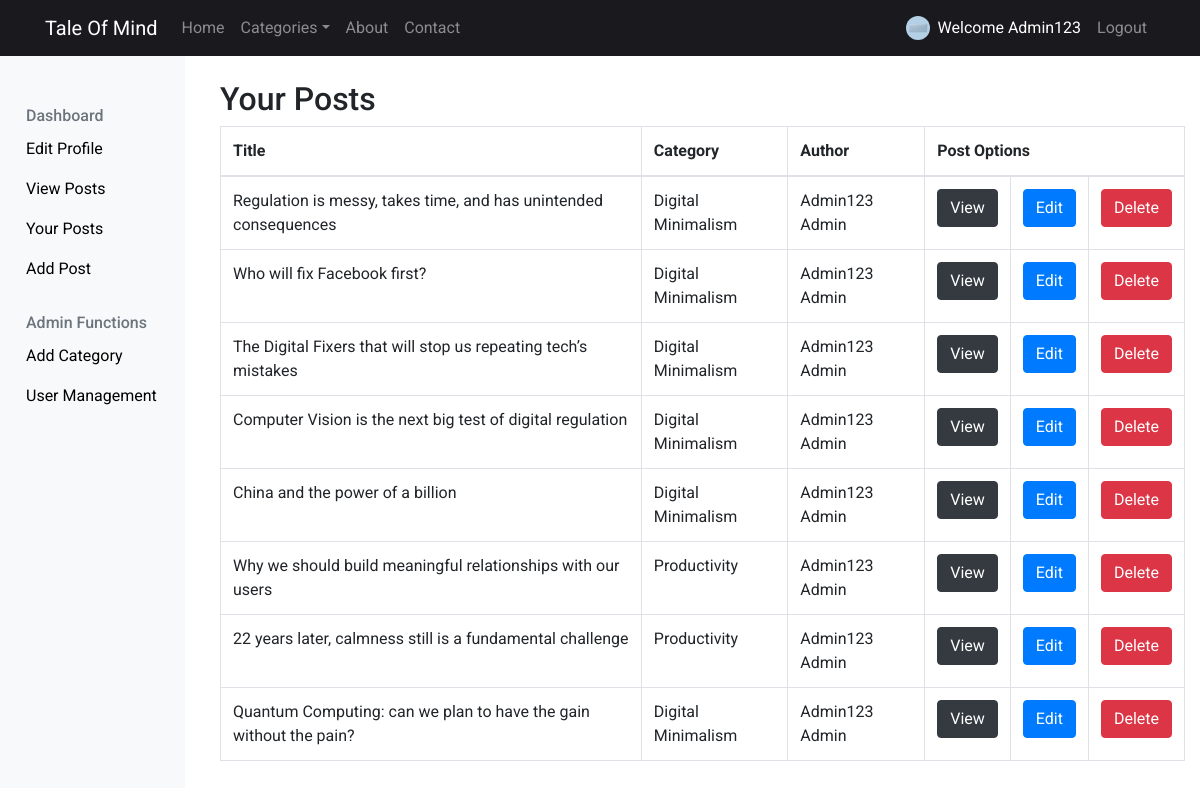
Page /src/dashboard/allUserPosts (signed in) on the committed database.
### tables this page shows
CREATE TABLE `posts` (
  `id` int(11) NOT NULL,
  `header` varchar(180) NOT NULL,
  `content` text NOT NULL,
  `timestamp` timestamp NOT NULL DEFAULT CURRENT_TIMESTAMP,
  `user_id` int(11) NOT NULL,
  `file_id` int(11) NOT NULL,
  `category_id` int(11) NOT NULL
);

CREATE TABLE `category` (
  `id` int(11) NOT NULL,
  `category_name` varchar(125) NOT NULL
);

CREATE TABLE `user` (
  `id` int(11) NOT NULL,
  `firstname` varchar(32) NOT NULL,
  `lastname` varchar(32) NOT NULL,
  `email` varchar(32) NOT NULL,
  `password` varchar(255) NOT NULL,
  `login_attempts` int(11) NOT NULL,
  `permission_id` tinyint(1) NOT NULL DEFAULT '2',
  `file_id` int(11) DEFAULT NULL
);

### src/controller/Dashboard.php (called while the page is built, shortened)
<?php
    class Dashboard extends Controller {
        public function view() {
            if(!(Session::get('user'))) {
                Header("Location: " . URL . "home");
            } else {
                $posts = $this->model->getPosts();
                $this->view->posts = $posts;
                $this->view->render('dashboard/view');
            }
        }
        public function allUserPosts() {
            $allPosts = $this->model->getPostsByEmail();
            $this->view->allPosts = $allPosts;
            $this->view->render('dashboard/allUserPosts');
        }
    }

### src/index.php (called while the page is built, shortened)
<?php
include 'lib/Message.php';
include 'lib/Database.php';
include 'lib/Session.php';
include 'lib/Model.php';
include 'lib/Controller.php';
$app = new Application();

### src/lib/Model.php (called while the page is built, shortened)
<?php
class Model {
    function __construct() {
        $this->db = new Database();
    }
}

### src/lib/Database.php (called while the page is built, shortened)
<?php
class Database extends PDO {
    public function __construct() {
        try {
            $dsn = DB_TYPE . ':host=' . DB_HOST . ';port=' . DB_PORT . ';dbname=' . DB_NAME;
            $username = DB_USER;
            $passwd = DB_PASS;
        }
        catch(PDOException $e) {
            echo "Connection failed: " . $e->getMessage();
        }
    }
}

### src/model/Dashboard_Model.php (called while the page is built, shortened)
<?php
    class Dashboard_Model extends Model {
        public function getPostsByEmail() {
            $sql = 'SELECT user.firstname, user.lastname, file.image, file.thumb, category.category_name, posts.*
                    FROM user
                    JOIN posts
                    ON user.id = posts.user_id
                    JOIN file
                    ON file.id = posts.file_id
                    JOIN category
                    ON category.id = posts.category_id
                    WHERE user.email = :email';
            $obj = $this->db->prepare($sql);
            $obj->execute(array(
                ":email" => Session::get('user')['email']
            ));
            if ($obj->rowCount() > 0) {
                $data = $obj->fetchAll(PDO::FETCH_OBJ);
                return $data;
            }
            return false;
        }
    }

### src/lib/Controller.php (called while the page is built, shortened)
<?php
class Controller {
    public function loadModel() {
        $model_name = get_class($this) . '_Model';
        $model_file = 'model/' . $model_name . '.php';
        if (file_exists($model_file)) {
            $this->model = new $model_name;
        }
    }
}

### src/lib/Session.php (called while the page is built, shortened)
<?php
class Session {
    static public function get($key) {
        if (isset($_SESSION[$key]))
            return $_SESSION[$key];
    }
}

### src/view/dashboard/allUserPosts.php (the view)
<?php include 'partial/sidebar.php'; ?>
    <div class="col">
        <div class="container">
            <h2>Your Posts</h2>
            <div class="table-responsive">
                <table class="table table-bordered" id="dataTable" width="100%" cellspacing="0">
                    <thead>
                        <tr>
                            <th>Title</th>
                            <th>Category</th>
                            <th>Author</th>
                            <th colspan="3">Post Options</th>
                        </tr>
                    </thead>
                    <tbody>
                    <?php if(empty($this->allPosts)): ?>
                        <p>No post submitted yet</p>
                    <?php else : ?>
                        <?php foreach($this->allPosts as $post) : ?>
                            <tr>
                                <td><?= $post->header ?></td>
                                <td><?= $post->category_name ?></td>
                                <td><?= $post->firstname . ' ' . $post->lastname?></td>
                                <td><a href="<?= URL; ?>dashboard/view/<?= $post->id; ?>" class="btn btn-dark">View</a></td>
                                <td><a href="<?= URL; ?>dashboard/edit/<?= $post->id; ?>" class="btn btn-primary">Edit</a></td>
                                <td><a href="<?= URL; ?>dashboard/delete/<?= $post->id; ?>" class="btn btn-danger">Delete</a></td>
                            </tr>
                        <?php endforeach; ?>
                    <?php endif; ?>
                    </tbody>
                </table>
            </div>
        </div>
    </div>

### src/public/css/main.css (style rules this page uses)
body { padding-top: 5rem; font-family: 'roboto', sans-serif; }
a { color: black; }
td .btn { width: 100%; }

### rows in the picture
posts: header "Regulation is messy, takes time, and has unintended consequences", category.category_name "Digital Minimalism", user.firstname "Admin123", user.lastname "Admin"
posts: header "Who will fix Facebook first?", category.category_name "Digital Minimalism", user.firstname "Admin123", user.lastname "Admin"
posts: header "The Digital Fixers that will stop us repeating tech’s mistakes", category.category_name "Digital Minimalism", user.firstname "Admin123", user.lastname "Admin"
posts: header "Computer Vision is the next big test of digital regulation", category.category_name "Digital Minimalism", user.firstname "Admin123", user.lastname "Admin"
posts: header "China and the power of a billion", category.category_name "Digital Minimalism", user.firstname "Admin123", user.lastname "Admin"
posts: header "Why we should build meaningful relationships with our users", category.category_name "Productivity", user.firstname "Admin123", user.lastname "Admin"
posts: header "22 years later, calmness still is a fundamental challenge", category.category_name "Productivity", user.firstname "Admin123", user.lastname "Admin"
posts: header "Quantum Computing: can we plan to have the gain without the pain?", category.category_name "Digital Minimalism", user.firstname "Admin123", user.lastname "Admin"

### other values in the picture
SITENAME "Tale Of Mind"
Session::get('user')['firstname'] "Admin123"
